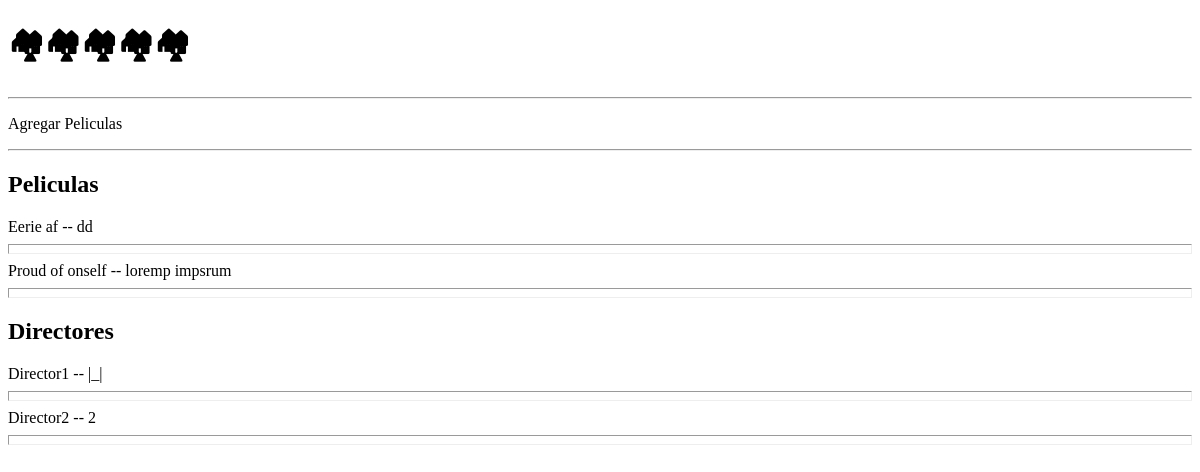
The app's page /, older data.
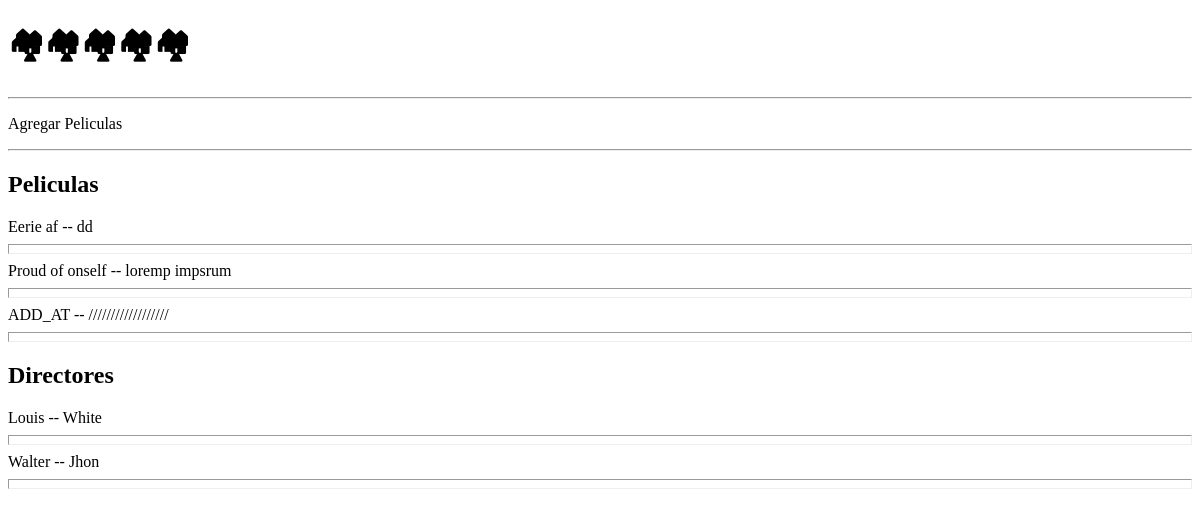
The same page, newer data.
### movie/models.py (models this page shows, shortened)
class Movie(models.Model):
    name = models.CharField(max_length=100)
    comment = models.TextField()
    director = models.ForeignKey(
        'Director',
        on_delete=models.CASCADE
        )
    actores = models.ManyToManyField(
        'Actor'
    )
    imdb = models.IntegerField(default=1)

class Director(models.Model):
    name = models.CharField(max_length=100)
    last_name = models.CharField(max_length=100)

### movie/views.py (the view)
# urls.py: 2. Add a URL to urlpatterns:  path('', views.home, name='home')
def home(request):
    movie_list = Movie.objects.all()
    director_list = Director.objects.all()
    context = {
        "movies" : movie_list ,
        "directors" : director_list
    }
    return render(request, 'movie/templates/index.html', context)

### movie/templates/index.html (shortened to what this page needs)
<!DOCTYPE html>
<html lang="en">
<head>
</head>
 <body>
    <h1>🏘🏘🏘🏘🏘</h1>
    <hr>
    <p>Agregar Peliculas</p>
    <hr>
    <h2>Peliculas</h2>
    {% for i in movies %}
      {{i.name}} -- {{i.comment}} <hr size="10px" >
    {% endfor %}
    <h2>Directores</h2>
    {% for d in directors %}
       {{d.name}} -- {{d.last_name}} <hr size="10px">
    {% endfor %}
 </body>
</html>

Row changes from the older to the newer data that the page shows:
removed Director: name "Director1", last_name "|_|"
added Movie: name "ADD_AT", comment "//////////////////"
added Director: name "Louis", last_name "White"
changed Director: name "Director2" → "Walter"; last_name "2" → "Jhon"
